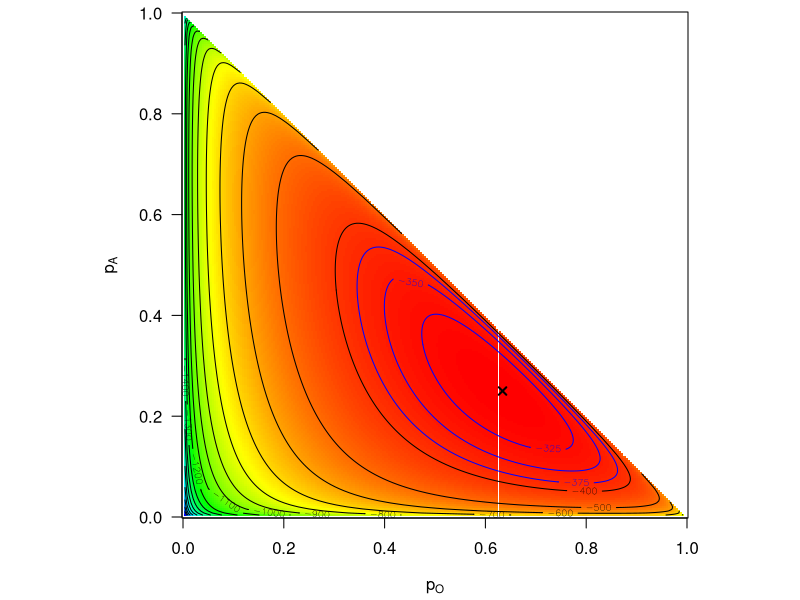
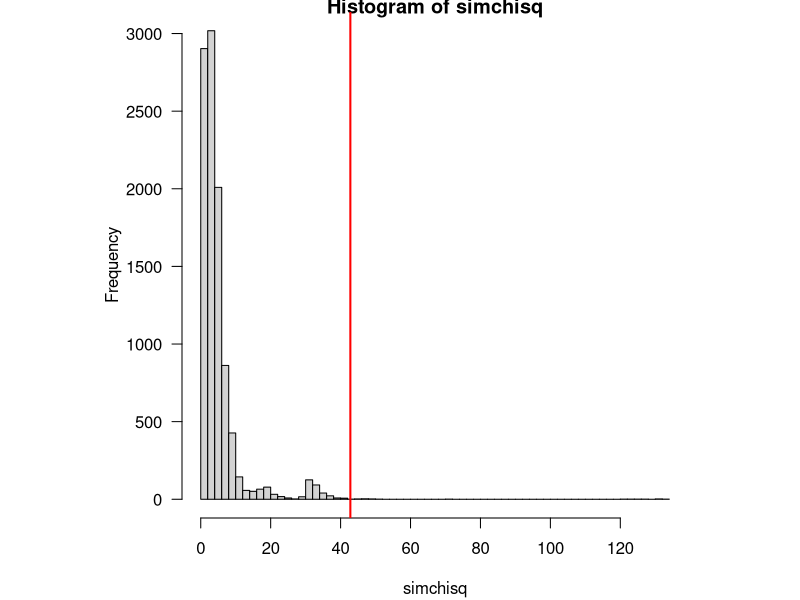
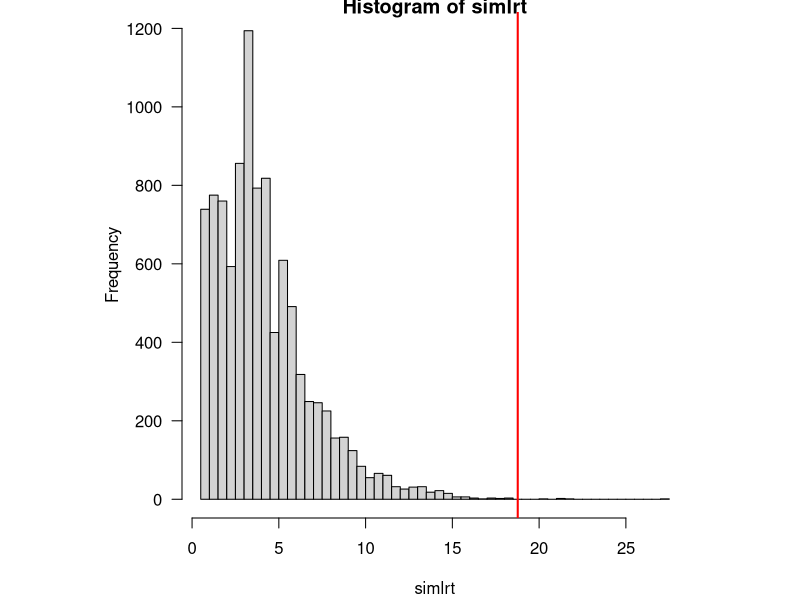

These charts were generated, in order, by the following R code:
## ------------------------------------------------------------------------
obs <- c(35, 43, 22)

# Expected proportions (i.e., the null hypothesis)
p0 <- c(0.25, 0.5, 0.25)

# Expected counts (note: sum(obs) = total count)
exp <- sum(obs) * p0

# LRT statistic 
lrt <- 2 * sum(obs * log(obs/exp)) 
lrt

# Chi-square statistic 
chis <- sum( (obs-exp)^2 / exp)
chis

# P-value for LRT 
1 - pchisq(lrt, 3-1)

# P-value for chi-square test 
1 - pchisq(chis, 3-1)

## ------------------------------------------------------------------------
# You can use chisq.test() to do the chi-square test
chisq.test(obs, p=c(1/4,1/2,1/4))

## ------------------------------------------------------------------------
lrt <- function(x=c(35,43,22), p=c(0.25,0.5,0.25))
  2 * (dmultinom(x, prob=x/sum(x),log=TRUE) - dmultinom(x, prob=p,log=TRUE))

# alternatively, this could have been the following,

lrt2 <- function(x=c(35,43,22), p=c(0.25,0.5,0.25)){
  ex <- (p*sum(x))[x > 0]
  x <- x[x>0]
  2 * sum(x * log(x / ex) )
}

chisq <- function(x=c(35,43,22), p=c(0.25,0.5,0.25)){
  # check that x,p are appropriate
  p <- p/sum(p) # ensure that the probabilities sum to 1
  if(any(p < 0)) stop("probabilities p must be non-negative.")
  if(any(x < 0)) stop("x's must all be non-negative.")
  if(length(x) != length(p)) stop("length(x) should be the same as length(p).")
  n <- sum(x)
  expected <- n*p
  sum( (x - expected)^2 / expected )
}

## ------------------------------------------------------------------------
# The 35:43:22 table
x <- c(35, 43, 22)

# Note that you might also have started with a vector of 1's, 2's and 3's and used the function "table" instead, as follows:
y <- rep(1:3, c(35, 43, 22))
x <- table(y)
x

# Calculate LRT test statistic to test the 1:2:1 proportions
LRT <- lrt(x, p=c(0.25, 0.5, 0.25)) 
LRT

# Calculate chi-square statistic to test the 1:2:1 proportions
xsq <- chisq(x, p=c(0.25, 0.5, 0.25))
xsq

# You could also use the built-in function chisq.test()
chisq.test(x, p=c(0.25, 0.5, 0.25))

# P-value for LRT statistic, using the asymptotic approximation
1 - pchisq(LRT, 2)

# P-value for chi-square statistic, using the asymptotic approx'n
1 - pchisq(xsq, 2)

# Simulations to est the null dist'n of the LRT and chi-square stats
set.seed(45)
simdat <- rmultinom(1000, 100, c(0.25, 0.5, 0.25))
results <- cbind(apply(simdat, 2, lrt, p=c(0.25, 0.5, 0.25)),
                 apply(simdat, 2, chisq, p=c(0.25, 0.5, 0.25)))

# Estimated p-value for LRT stat
mean(results[,1] >= LRT)

# Estimated p-value for chi-square stat
mean(results[,2] >= xsq)

## ------------------------------------------------------------------------
# Simulate data
sim.ex1 <- function(n=100, f=0.2){
  table(factor(sample(c("AA","AB","BB"), n, repl=TRUE, 
                      prob=c(f^2,2*f*(1-f),(1-f)^2)), 
               levels=c("AA","AB","BB")))
  }

# MLE under H0
mle.ex1 <- function(x=c(5,20,75)) (x[1]+x[2]/2)/sum(x)
  
# LRT statistic
lrt.ex1 <- function(x=c(5,20,75)){
  mle <- mle.ex1(x)
  p0 <- c(mle^2,2*mle*(1-mle),(1-mle)^2)
  2*(dmultinom(x,prob=x/sum(x),log=TRUE) - dmultinom(x,prob=p0,log=TRUE))
}

# Chi-square statistic
chisq.ex1 <- function(x=c(5,20,75)){
  mle <- mle.ex1(x)
  expected <- sum(x)*c(mle^2,2*mle*(1-mle),(1-mle)^2)
  sum((x-expected)^2/expected)
}

# The example data
x <- c(5, 20, 75)

# The estimated allele frequency
mle <- mle.ex1(x)
mle

# LRT statistic
LRT <- lrt.ex1(x)
LRT

# Chi-square stat
xsq <- chisq.ex1(x)
xsq

# Asymptotic approximation for the p-value for the LRT statistic
1 - pchisq(LRT, 1)

# Asymptotic approximation for the p-value for chi-square statistic
1 - pchisq(xsq, 1)

# Simulations to estimate the null distribution of the LRT and chi-square statistics
results <- matrix(ncol=2,nrow=1000)
set.seed(33)
for(i in 1:1000){
  mytable <- sim.ex1(100, mle)
  results[i,1] <- lrt.ex1(mytable)
  results[i,2] <- chisq.ex1(mytable)
}

# Estimated p-value for the LRT statistic
mean(results[,1] >= LRT)

# Estimated p-value for chi-square statistic
mean(results[,2] >= xsq)

## ------------------------------------------------------------------------
estep <- function(n,p){
  pAA <- p[2]^2/(p[2]^2+2*p[2]*p[1])
  pBB <- p[3]^2/(p[3]^2+2*p[3]*p[1])
  ex <- c(n[1], pAA*n[2], (1-pAA)*n[2],
          pBB*n[3], (1-pBB)*n[3],
          n[4])
}

mstep <- function(ex){
  n <- sum(ex)
  p <- c((ex[1]+(ex[3]+ex[5])/2)/n,
         (ex[2]+(ex[3]+ex[6])/2)/n,
         (ex[4]+(ex[5]+ex[6])/2)/n)
  p
}

em <- function(n, tol=1e-5, maxit=1000, verbose=TRUE){
  curp <- c(n[1], n[2]+n[4]/2,
            n[3]+n[4]/2)/sum(n)
  curll <- llik(n,curp)
  if(verbose) cat(c(0,curp,curll),"\n")
  
  for(i in 1:maxit) {
    ex <- estep(n,curp)
    newp <- mstep(ex)
    if(max(abs(newp-curp))<tol) break
    newll <- llik(n,newp)
    if(verbose) cat(c(i,newp,newll,newll-curll),"\n")
    curp <- newp
    curll <- newll
  }
  newp
}

llik <- function(n, p,tol=1e-13){
  pp <- c(p[1]^2,
          p[2]^2+2*p[2]*p[1],
          p[3]^2+2*p[3]*p[1],
          2*p[2]*p[3])

  if(any(pp<tol & n>0)) return(-Inf)
  sum(n*log(pp))
}

## ------------------------------------------------------------------------
n <- c("O"=104, "A"=91, "B"=36, "AB"=19)
mle <- em(n,verbose=FALSE)
mle

## ------------------------------------------------------------------------
p <- seq(0,1,length=251)
thellik <- matrix(ncol=length(p),nrow=length(p))
for(i in 1:length(p)) {
  for(j in which(p[i]+p<=1)) {
    thellik[i,j] <- llik(n,c(p[i],p[j],1-p[i]-p[j]))
    if(p[i]+p[j]<0 || p[i]+p[j]>1)
      cat(i,j,p[i],p[j],1-p[i]-p[j],"\n")
  }
}

par(pty="s",las=1,mar=c(4.1,4.1,0.6,0.6))
image(p,p,thellik,col=rev(rainbow(start=0,end=2/3,n=251)),
      xlab=expression(p[O]),ylab=expression(p[A]),main="")
contour(p,p,thellik,add=TRUE,levels=seq(-400,-2000,by= -100))
contour(p,p,thellik,add=TRUE,levels=seq(-400,-250,by=25)[-1],col="blue")
points(mle[1],mle[2],lwd=2,pch=4)

## ------------------------------------------------------------------------
dat <- c(104,91,36,19)

simple <- function(dat){
  fr <- dat/sum(dat)
  po <- sqrt(fr[1])
  pa <- sqrt(po^2+fr[2])-po
  pb <- fr[4]/pa
  c(O=po,A=pa,B=pb)
}

loglik <- function(p,dat){
  p <- c(p,1-p[1]-p[2]) 
  ll <- -(dat[1]*log(p[1]^2)+dat[2]*log(p[2]^2+2*p[2]*p[1]) + 
            dat[3]*log(p[3]^2+2*p[3]*p[1]) + 
            dat[4]*log(2*p[3]*p[2]))
}

mles <- function(dat){
  fs <- optim(p=simple(dat)[-3],loglik,dat=dat)$par
  fs <- c(fs,1-sum(fs))
  names(fs) <- c("O","A","B")
  return(fs)
}

mles(dat)

## ------------------------------------------------------------------------
# The raw data
x <- c(2, 2, 0, 0, 0,   0, 0, 1, 0, 0,
       0, 0, 4, 0, 0,   3, 0, 0, 0, 3,
       0, 5, 0, 1, 0,   1, 2, 0, 2, 1,
       0, 0, 0, 0, 0,   0, 0, 0)

# Counts
ob <- table(x)
ob

# Sample mean
mu <- mean(x)
mu

# Expected counts; binning 5+ together
ex <- c(dpois(0:4, mu), 1-ppois(4,mu)) * length(x)
ex

# Chi-square and LRT statistics
chis <- sum((ob-ex)^2/ex)
lrt <- sum(2*ob*log(ob/ex))

# P-values via asymptotic approximation
1-pchisq(chis, length(ob)-2)
1-pchisq(lrt, length(ob)-2)

# P-value based on simulations
n.sim <- 10000
set.seed(22)
simd <- apply(matrix(rpois(n.sim*length(x), mu), ncol=n.sim),2,
              function(x) { x <-table(factor(x,levels=0:100)); x[6] <- sum(x[-(1:5)]); x[1:6] })

# Function to calculate the likelihood ratio test statistic
lrtt <- function(a,b){
    b <- b[a>0]
    a <- a[a>0]
    sum(2*a*log(a/b))
  }

# Calculate the statistics
simlrt <- apply(simd, 2, lrtt, ex)
simchisq <- apply(simd, 2, function(a,b) sum((a-b)^2/b), ex)

# The p-values
mean(simchisq >= sum((ob-ex)^2/ex))
mean(simlrt >= sum(2*ob*log(ob/ex)))

# Plot the permutation null distributions
hist(simchisq,col="lightgrey",breaks=51)
abline(v=sum((ob-ex)^2/ex),col="red",lwd=2)
hist(simlrt,col="lightgrey",breaks=51)
abline(v=sum(2*ob*log(ob/ex)),col="red",lwd=2)

## ------------------------------------------------------------------------
x <- rbind(c(18, 2), c(11, 9))
x

# Marginal totals
rs <- apply(x, 1, sum) # sum of each row
rs
cs <- apply(x, 2, sum) # sum of each column
cs
n  <- sum(x)
n

# Expected counts
expected <- outer(rs,cs,"*")/n
expected

# Chi-square statistic
chi <- sum((x-expected)^2/expected) 
chi
# P-value
1-pchisq(chi,1) 

# Lrt statistic
lrt <- 2*sum(x * log(x/expected)) 
# P-value
1-pchisq(lrt,1)

# Mind the correction factor!
chisq.test(x)
chisq.test(x,correct=FALSE) # same as above

## ------------------------------------------------------------------------
x <- rbind(c(9,9), c(20, 62))
x

# Marginal totals
rs <- apply(x, 1, sum) # sum of each row
rs
cs <- apply(x, 2, sum) # sum of each column
cs
n  <- sum(x)
n

# Expected counts
expected <- outer(rs,cs,"*")/n
expected

# Chi-square statistic
chi <- sum((x-expected)^2/expected) 
chi
# P-value
1-pchisq(chi,1) 

# Lrt statistic
lrt <- 2*sum(x * log(x/expected)) 
lrt
# P-value
1-pchisq(lrt,1)

## ------------------------------------------------------------------------
# The data
x <- rbind(c(122, 117, 19, 244),
           c(1781, 1351, 288,3301),
           c(353, 269, 60, 713))
x

# Chi-square test for independence
chi <- chisq.test(x)
chi

# Expected counts
ex <- chi$expected
ex

# A direct method to get the expected counts
rs <- apply(x,1,sum) # row sums
rs
cs <- apply(x,2,sum) # col sums
cs
n <- sum(rs) # total sample size
n
ex <- outer(rs,cs,"*")/n # expected counts under independence
ex

# Lrt statistic
lrt <- 2*sum(x * log(x/ex)) 
lrt

# Degrees of freedom
df <- prod(dim(x)-1)  
df

# Another way to get the degrees of freedom
df <- (ncol(x) - 1) * (nrow(x) - 1)
df

# P-value
1-pchisq(lrt, df)

